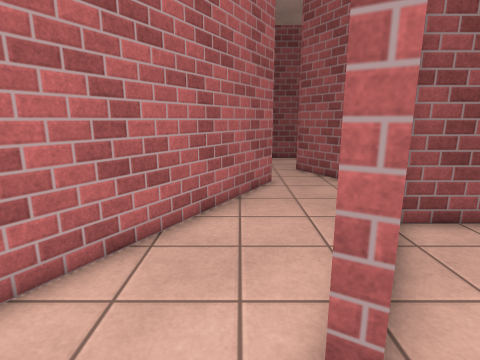
view 1 (above)

18 first-person views from a walk through a Unity game level. The camera is 1.4 m above the floor, tilts 12° down and sees 80° across. The floor is counted in squares, 0.5 m on a side. Each view is taken from the middle of a square. On the plan, view 1 faces up. The plan holds only what a view shows up to about 20 squares ahead; the rest is blank. The place goes on beyond the plan. The player character is not drawn. Surface patterns are stand-ins for the level's own textures.

view 2
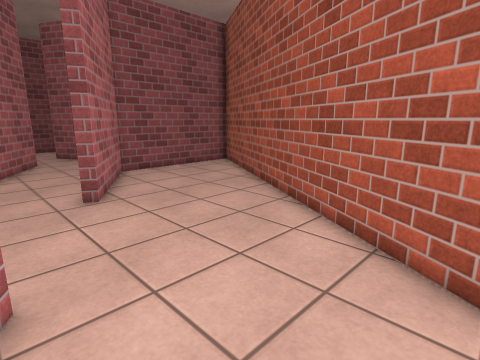

view 3
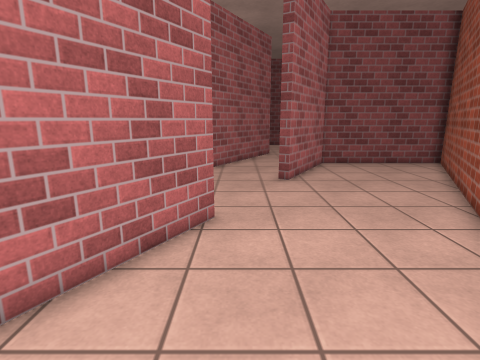

view 4
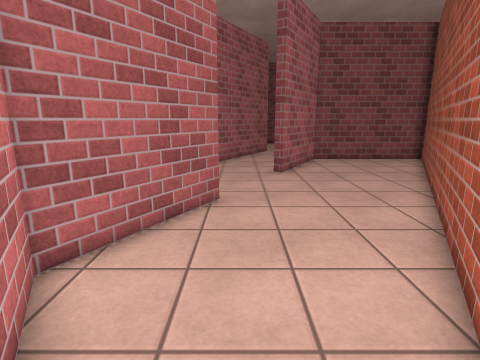

view 5
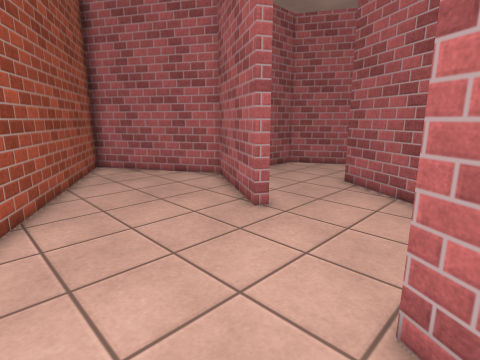

view 6
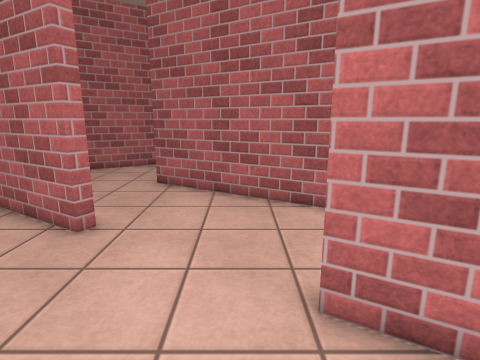

view 7
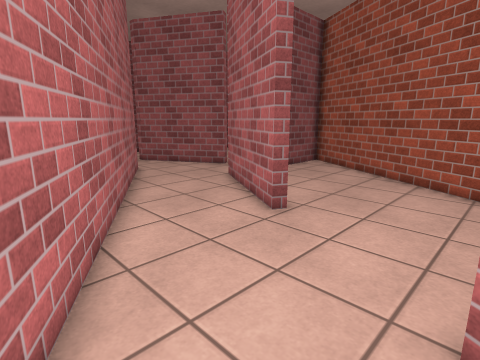

view 8
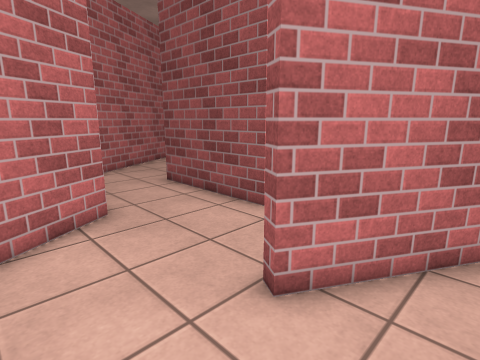

view 9
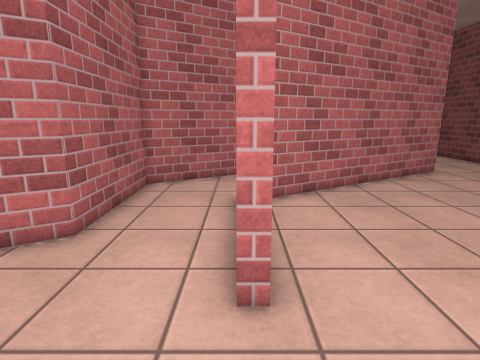

view 10
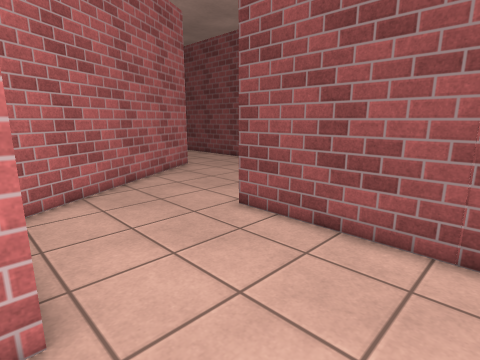

view 11
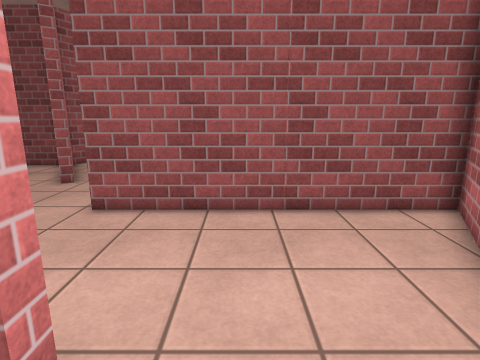

view 12
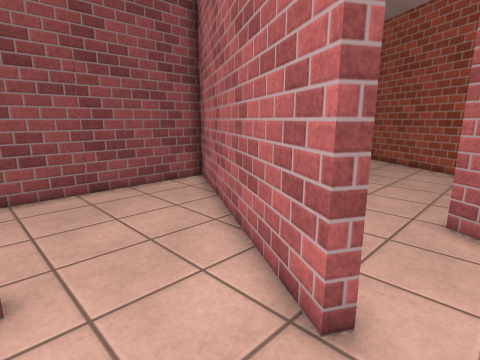

view 13
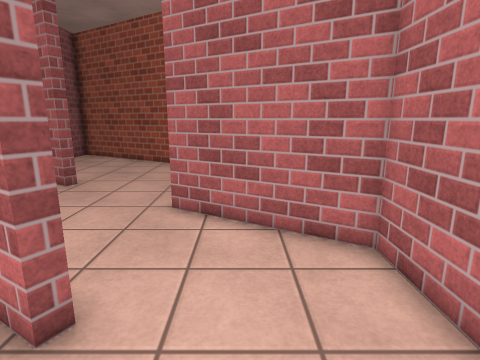

view 14
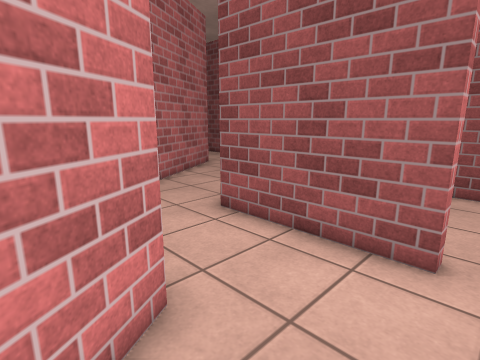

view 15
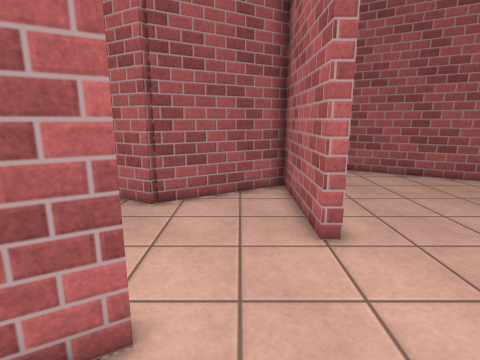

view 16
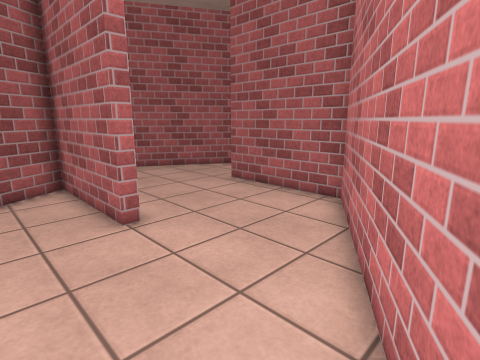

view 17
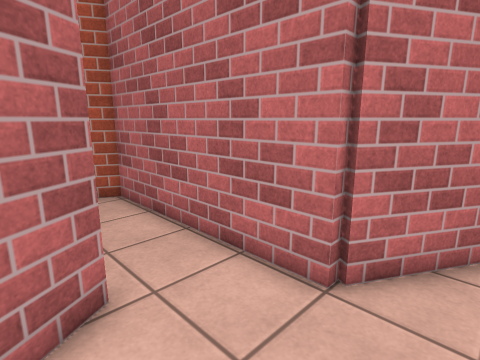

view 18
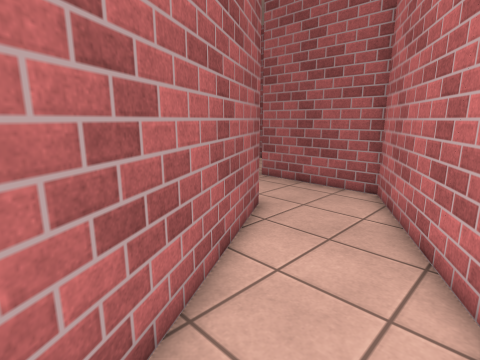

### Floor plan
Points are (right, up) in squares from view 1. A wall is a line through its corners. A room is listed if a view was taken in it or the views show most of it. See-through windows are left out.
Room 1 (views 1, 2, 3, 4, 5, 6, 17)
walls: (-2.2, -2.8) (-1.7, -3.1) (-4.7, -8.3) (-0.9, -14.9) (10.5, 4.8); (4, 7.4) (4, 7.9) (10.5, 7.9); (6.3, 10.6) (5.1, 12.6); (10.5, 7.4) (4.3, 7.4) (1.3, 2.2) (0.8, 2.4) (3.9, 7.7); (1.3, 12.6) (-6.4, -0.8)
ways out: opening at (-3.5, -2) to room 2
Room 2 (views 7, 8, 11, 12, 13, 14, 18)
walls: (-10.8, 1) (-16.9, 1) (-21, 8); (-6.4, -0.8) (-7.5, -2.7) (-8, -2.5) (-6.6, -0.1); (-23.6, 4.4) (-19.3, -3) (-13.5, -3) (-10.7, -8) (-5.2, -8) (-2.2, -2.8)
ways out: opening at (-3.5, -2) to room 1; opening at (-9, 1) to room 3
Room 3 (views 9, 10, 15, 16)
walls: (-16.4, 11.6) (-16.9, 11.3) (-17.6, 12.5); (-6.6, -0.1) (-2.1, 7.6) (-13.7, 7.6) (-13.7, 8.1) (-7.9, 8.1) (-10.5, 12.5); (-22.5, 11.7) (-16.6, 1.4) (-10.8, 1.4) (-10.8, 1)
ways out: opening at (-9, 1) to room 2

Where each view was taken, in squares from view 1:
view 1: 0 up, 0 right, facing up
view 2: 8 down, 2 left, facing up-right
view 3: 11 down, 1 left, facing up
view 4: 13 down, 1 left, facing up
view 5: 3 up, 5 right, facing down-left
view 6: 1 up, 5 right, facing left
view 7: 3 down, 6 left, facing up-right
view 8: 6 down, 5 left, facing up-left
view 9: 1 up, 7 left, facing left
view 10: 1 up, 7 left, facing up-left
view 11: 1 down, 9 left, facing up
view 12: 4 down, 11 left, facing up-right
view 13: 5 down, 11 left, facing right
view 14: 5 down, 10 left, facing up-left
view 15: 10 up, 20 left, facing right
view 16: 11 up, 21 left, facing down-right
view 17: 12 up, 2 right, facing down-right
view 18: 8 up, 23 left, facing down-right
